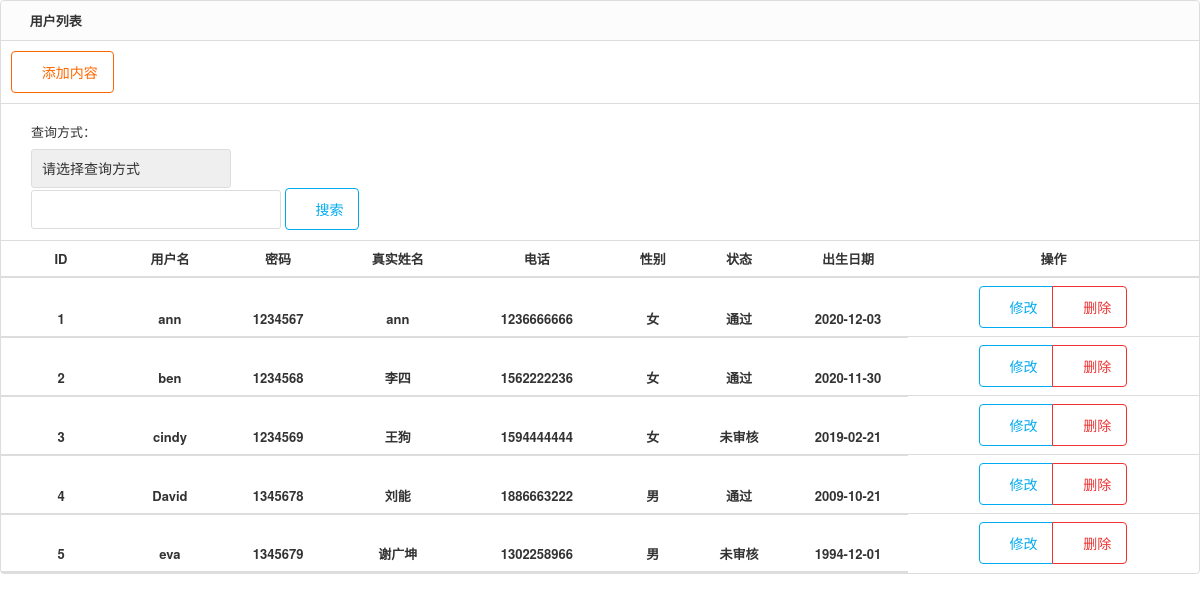
Page /代码/web/backstage/user_browse.php on the committed database.
### tables this page shows
CREATE TABLE `users` (
  `id` int(11) NOT NULL AUTO_INCREMENT,
  `name` varchar(255) NOT NULL,
  `password` varchar(16) NOT NULL,
  `realname` varchar(255) DEFAULT NULL,
  `telphone` int(11) DEFAULT NULL,
  `sex` int(2) DEFAULT NULL,
  `state` int(2) DEFAULT '0',
  `birthdate` date DEFAULT NULL,
  PRIMARY KEY (`id`)
);

### 代码/web/backstage/user_browse.php (the view, shortened to what this page needs)
<!DOCTYPE html>
<html lang="zh-cn">
<head>
    <link rel="stylesheet" href="css/pintuer.css">
    <link rel="stylesheet" href="css/admin.css">
</head>
<body>
<div class="panel admin-panel">
  <div class="panel-head"><strong class="icon-reorder"> 用户列表</strong></div>
  <div class="padding border-bottom">
  <a class="button border-yellow" href="user_add.php" target="right"><span class="icon-plus-square-o"></span> 添加内容</a>
  </div>
  <div class="padding border-bottom">
          <ul class="search">
            <li>
    		 	<form method="post" action="user_search.php">
					查询方式：<select name="cid" class="input" style="width:200px; line-height:17px;">
					  <option value="0">请选择查询方式</option>
					</select>
    		 	<input type="text"  name="keywords" class="input" style="width:250px; line-height:17px;display:inline-block" />
    		 	<button class="button border-main icon-search" type="submit"> 搜索</button>
    		 	</form>
    		  </li>
          </ul>
     </div>
  <table class="table table-hover text-center">
    <tr>
	  <th>ID</th>
      <th>用户名</th>
      <th>密码</th>
      <th>真实姓名</th>
      <th>电话</th>
	  <th>性别</th>
	  <th>状态</th>
	  <th>出生日期</th>
	  <th>操作</th>
    </tr>
	 <?php
	 $link = mysqli_connect(HOST,USER,PASS);
	 mysqli_select_db($link,DBNAME);
	 mysqli_set_charset($link,'utf-8');
	 $sql = "select * from users order by id";
	 $result = mysqli_query($link,$sql);
	 $row = mysqli_fetch_assoc($result);
	 do{
		 $sex = array(0 => '男',1 => '女');
		 $state = array(0 => '未审核',1 => '通过');
		 echo "<tr>";
		 echo "<th width='120'>{$row['id']}</th>";
		 echo "<th>{$row['name']}</th>";
		 echo "<th>{$row['password']}</th>";
		 echo "<th>{$row['realname']}</th>";
		 echo "<th>{$row['telphone']}</th>";
		 echo "<th>{$sex[$row['sex']]}</th>";
		 echo "<th>{$state[$row['state']]}</th>";
		 echo "<th width='120'>{$row['birthdate']}</th>";
		 echo "<td><div class='button-group'>";
		 echo "<a class='button border-main' href='user_alt.php?a={$row['id']}'><span class='icon-edit'></span> 修改</a>";
		 echo "<a class='button border-red' href='user_action.php?a=del&b={$row['id']}' onclick='return del(1)'><span class='icon-trash-o'></span> 删除</a> ";
		 echo "</div></td>";
		 echo "</tr>";
	 }
	 while($row = mysqli_fetch_assoc($result));
	   ?>
  </table>
</div>
</body></html>

### 代码/web/backstage/css/admin.css (style rules this page uses)
body { color:#333; font-size:13px; }
input,select,textarea { color:#333; }
.panel { background:#fff; }
ul,li { list-style-type:none; }
.button { padding:10px 15px; }
.table th { text-align:center; }
.table td { vertical-align:middle; }
.search { overflow:hidden; }
.search li { float:left; margin-right:15px; line-height:35px; }

### rows in the picture
users: id "1", name "ann", password "1234567", realname "ann", telphone "1236666666", sex "女", state "通过", birthdate "2020-12-03"
users: id "2", name "ben", password "1234568", realname "李四", telphone "1562222236", sex "女", state "通过", birthdate "2020-11-30"
users: id "3", name "cindy", password "1234569", realname "王狗", telphone "1594444444", sex "女", state "未审核", birthdate "2019-02-21"
users: id "4", name "David", password "1345678", realname "刘能", telphone "1886663222", sex "男", state "通过", birthdate "2009-10-21"
users: id "5", name "eva", password "1345679", realname "谢广坤", telphone "1302258966", sex "男", state "未审核", birthdate "1994-12-01"
